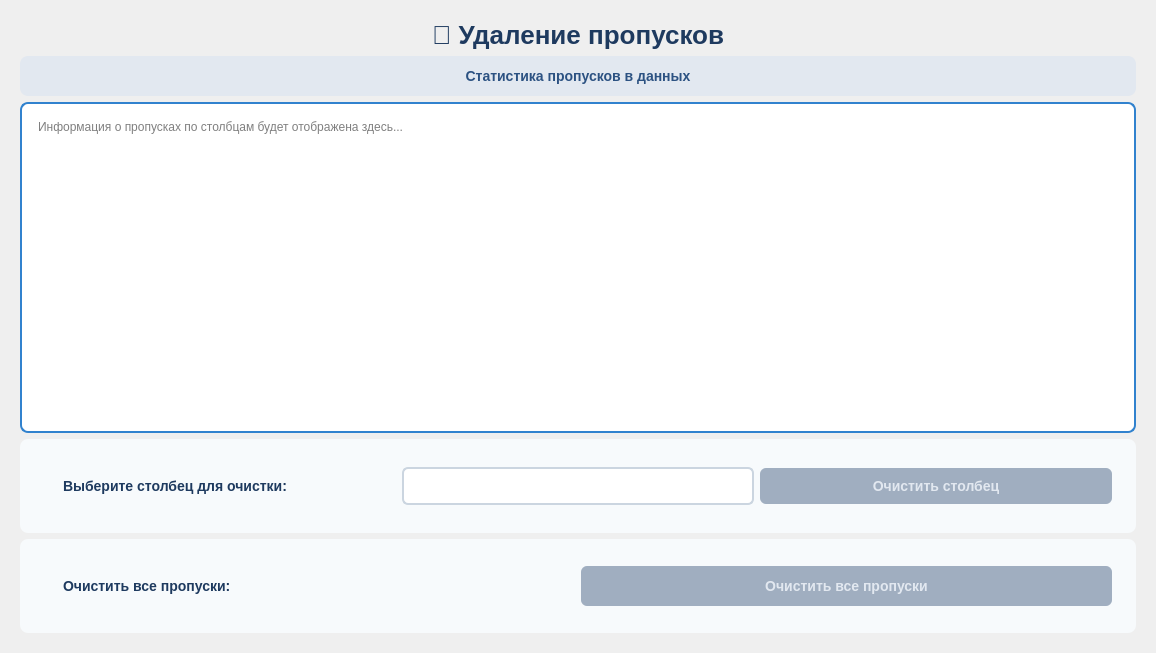
          <widget class="QWidget" name="scrollAreaWidgetContents_missing">
           <property name="geometry">
            <rect>
             <x>0</x>
             <y>0</y>
             <width>1156</width>
             <height>653</height>
            </rect>
           </property>
           <layout class="QVBoxLayout" name="verticalLayout_missing_content">
            <item>
             <widget class="QFrame" name="main_frame_missing">
              <layout class="QVBoxLayout" name="verticalLayout_12">
               <item>
                <widget class="QLabel" name="title_label_missing">
                 <property name="text">
                  <string>&lt;html&gt;&lt;head/&gt;&lt;body&gt;&lt;p align=&quot;center&quot;&gt;&lt;span style=&quot; font-size:26px; font-weight:700; color:#1e3a5f;&quot;&gt;🧹 Удаление пропусков&lt;/span&gt;&lt;/p&gt;&lt;/body&gt;&lt;/html&gt;</string>
                 </property>
                </widget>
               </item>
               <item>
                <widget class="QLabel" name="stats_label_missing">
                 <property name="styleSheet">
                  <string notr="true">QLabel {
    background-color: #e2e8f0;
    border-radius: 8px;
    padding: 12px;
    font-size: 14px;
    font-weight: bold;
    color: #2c5282;
}</string>
                 </property>
                 <property name="text">
                  <string>Статистика пропусков в данных</string>
                 </property>
                 <property name="alignment">
                  <set>Qt::AlignCenter</set>
                 </property>
                </widget>
               </item>
               <item>
                <widget class="QTextEdit" name="missing_info_text">
                 <property name="styleSheet">
                  <string notr="true">QTextEdit {
    background-color: white;
    border: 2px solid #3182ce;
    border-radius: 8px;
    padding: 12px;
    font-family: &quot;Consolas&quot;, monospace;
    font-size: 12px;
    line-height: 1.4;
}

QTextEdit:focus {
    border-color: #4299e1;
}</string>
                 </property>
                 <property name="readOnly">
                  <bool>true</bool>
                 </property>
                 <property name="placeholderText">
                  <string>Информация о пропусках по столбцам будет отображена здесь...</string>
                 </property>
                </widget>
               </item>
               <item>
                <widget class="QFrame" name="column_select_frame_2">
                 <property name="styleSheet">
                  <string notr="true">QFrame {
    background-color: #f7fafc;
    border-radius: 8px;
    padding: 15px;
}</string>
                 </property>
                 <layout class="QHBoxLayout" name="horizontalLayout_7">
                  <item>
                   <widget class="QLabel" name="label_column_select">
                    <property name="styleSheet">
                     <string notr="true">QLabel {
    font-size: 14px;
    font-weight: bold;
    color: #1e3a5f;
    min-width: 200px;
}</string>
                    </property>
                    <property name="text">
                     <string>Выберите столбец для очистки:</string>
                    </property>
                   </widget>
                  </item>
                  <item>
                   <widget class="QComboBox" name="column_combo_missing">
                    <property name="styleSheet">
                     <string notr="true">QComboBox {
    background-color: white;
    border: 2px solid #cbd5e0;
    border-radius: 6px;
    padding: 8px 12px;
    font-size: 14px;
    color: #1a202c;
    min-width: 250px;
}

QComboBox:focus {
    border-color: #3182ce;
}

QComboBox::drop-down {
    border: none;
    width: 30px;
}

QComboBox::down-arrow {
    image: none;
    border-left: 5px solid transparent;
    border-right: 5px solid transparent;
    border-top: 5px solid #3182ce;
    width: 0px;
    height: 0px;
}

QComboBox QAbstractItemView {
    background-color: white;
    border: 2px solid #3182ce;
    border-radius: 6px;
    selection-background-color: #3182ce;
    selection-color: white;
    font-size: 14px;
}</string>
                    </property>
                   </widget>
                  </item>
                  <item>
                   <widget class="QPushButton" name="clear_column_btn">
                    <property name="enabled">
                     <bool>false</bool>
                    </property>
                    <property name="styleSheet">
                     <string notr="true">QPushButton {
    background: qlineargradient(x1:0, y1:0, x2:0, y2:1,
        stop:0 #3182ce, stop:1 #2c5282);
    color: white;
    border: none;
    border-radius: 6px;
    font-weight: bold;
    font-size: 14px;
    padding: 10px 20px;
    min-width: 180px;
}

QPushButton:hover {
    background: qlineargradient(x1:0, y1:0, x2:0, y2:1,
        stop:0 #2c5282, stop:1 #1e3a5f);
}

QPushButton:pressed {
    background: #1e3a5f;
}

QPushButton:disabled {
    background: #a0aec0;
    color: #e2e8f0;
}</string>
                    </property>
                    <property name="text">
                     <string>Очистить столбец</string>
                    </property>
                   </widget>
                  </item>
                 </layout>
                </widget>
               </item>
               <item>
                <widget class="QFrame" name="clear_all_frame">
                 <property name="styleSheet">
                  <string notr="true">QFrame {
    background-color: #f7fafc;
    border-radius: 8px;
    padding: 15px;
}</string>
                 </property>
                 <layout class="QHBoxLayout" name="horizontalLayout_12">
                  <item>
                   <widget class="QLabel" name="label_clear_all">
                    <property name="styleSheet">
                     <string notr="true">QLabel {
    font-size: 14px;
    font-weight: bold;
    color: #1e3a5f;
    min-width: 200px;
}</string>
                    </property>
                    <property name="text">
                     <string>Очистить все пропуски:</string>
                    </property>
                   </widget>
                  </item>
                  <item>
                   <widget class="QPushButton" name="clear_all_btn">
                    <property name="enabled">
                     <bool>false</bool>
                    </property>
                    <property name="styleSheet">
                     <string notr="true">QPushButton {
    background: qlineargradient(x1:0, y1:0, x2:0, y2:1,
        stop:0 #48bb78, stop:1 #3c9e65);
    color: white;
    border: none;
    border-radius: 6px;
    font-weight: bold;
    font-size: 14px;
    padding: 12px 25px;
    min-width: 200px;
}

QPushButton:hover {
    background: qlineargradient(x1:0, y1:0, x2:0, y2:1,
        stop:0 #3c9e65, stop:1 #286a43);
}

QPushButton:pressed {
    background: #286a43;
}

QPushButton:disabled {
    background: #a0aec0;
    color: #e2e8f0;
}</string>
                    </property>
                    <property name="text">
                     <string>Очистить все пропуски</string>
                    </property>
                   </widget>
                  </item>
                 </layout>
                </widget>
               </item>
               <item>
                <layout class="QHBoxLayout" name="horizontalLayout_18"/>
               </item>
              </layout>
             </widget>
            </item>
           </layout>
          </widget>
